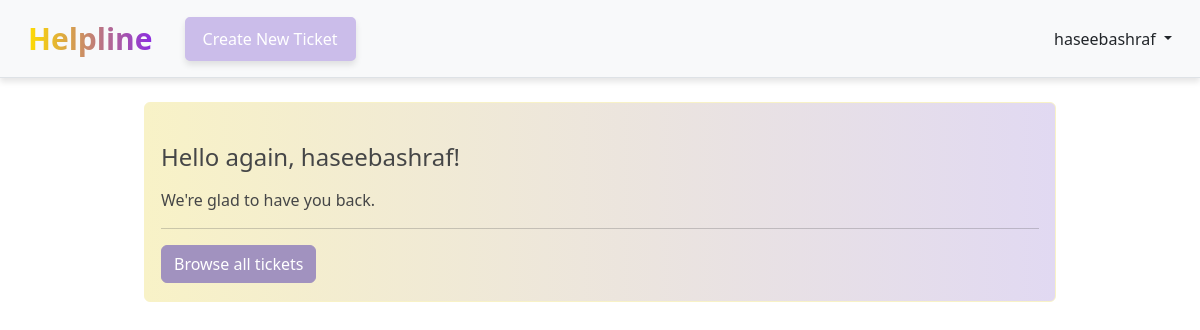
The app's page / (signed in), older data.
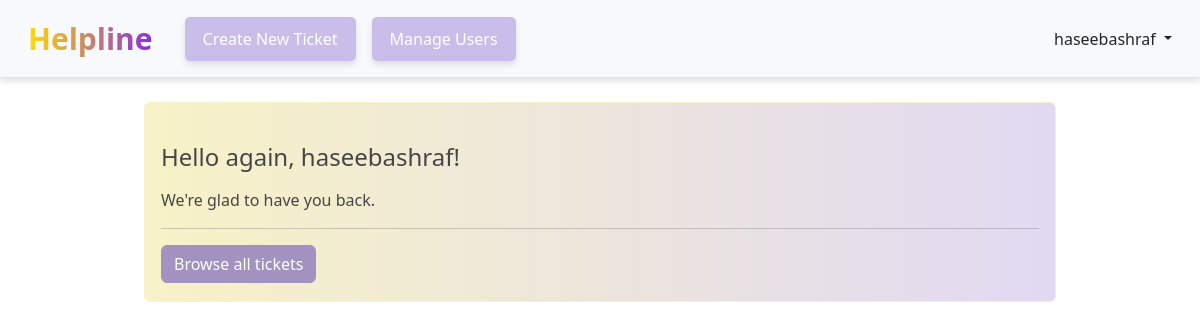
The same page, newer data.
### pages/views.py (the view)
# urls.py: path("", HomePageView.as_view(), name="home"),
class HomePageView(TemplateView):
    template_name = "home.html"

### templates/home.html (shortened to what this page needs)
{% extends "base.html" %}
{% block content %}
<div class="container mt-4">
  {% if user.is_authenticated %}
    <div class="alert alert-success" role="alert" style="background: linear-gradient(to right, #f8f2c7, #e1d9f2); color: #454647; border-color: #f8f2c7; height: 200px;">
      <h4 class="alert-heading">Hello again, {{ user.username }}!</h4>
      <p>We're glad to have you back.</p>
      <hr>
      <p class="mb-0">
        <a class="btn browse-btn " href="{% url 'article_list' %}" role="button" style="background-color: #a192bf; color: #ffffff; border-color: #a192bf;">Browse all tickets</a>
      </p>
    </div>
  {% endif %}
</div>
{% endblock content %}

### templates/base.html (shortened to what this page needs)
<!DOCTYPE html>
<html lang="en">
<head>
  {% load static %}
  <link href="https://cdn.jsdelivr.net/npm/bootstrap@5.2.3/dist/css/bootstrap.min.css" rel="stylesheet"
>
  <link href="{% static 'css/styles.css' %}" rel="stylesheet">
</head>
<body>
  <header class="p-3 mb-3 ml-3 border-bottom bg-light">
    <div class="container-fluid">
      <div class="d-flex flex-wrap align-items-center justify-content-between">
        <a class="navbar-brand gradient-text" href="{% url 'home' %}" style="font-size: 30px;">Helpline</a>
        <ul class="nav col-12 col-lg-auto me-lg-auto mb-2 justify-content-center mb-md-0 mb-md-0 ms-4">
          {% if user.is_authenticated %}
            <li><a href="{% url 'article_new' %}" class="btn btn-light-purple nav-link-spacing" style="color: #ffffff;">Create New Ticket</a></li>
            {% if user.is_admin %}
              <li><a href="{% url 'user_list' %}" class="btn btn-light-purple nav-link-spacing" style="color: #ffffff;">Manage Users</a></li>
            {% endif %}
        </ul>
        <div class="dropdown text-end">
          <a href="#" class="d-block link-dark text-decoration-none dropdown-toggle" id="dropdownUser1"
            data-bs-toggle="dropdown" aria-expanded="false">
            {{ user.username }}
          </a>
        </div>
          {% else %}
        </ul>
        <div class="text-end">
          <a href="{% url 'login' %}" class="btn btn-light-purple me-2" style="color: #ffffff;">Log In</a>
          <a href="{% url 'signup' %}" class="btn btn-light-purple" style="color: #ffffff;">Sign Up</a>
        </div>
          {% endif %}
      </div>
    </div>
  </header>
  <main>
    <div class="container">
      {% block content %}
      {% endblock content %}
    </div>
  </main>
</body>
</html>

Row changes from the older to the newer data that the page shows:
changed CustomUser "haseebashraf": is_admin False → True (drawn)
Text that changed along with them:
text now shown: "Manage Users"
